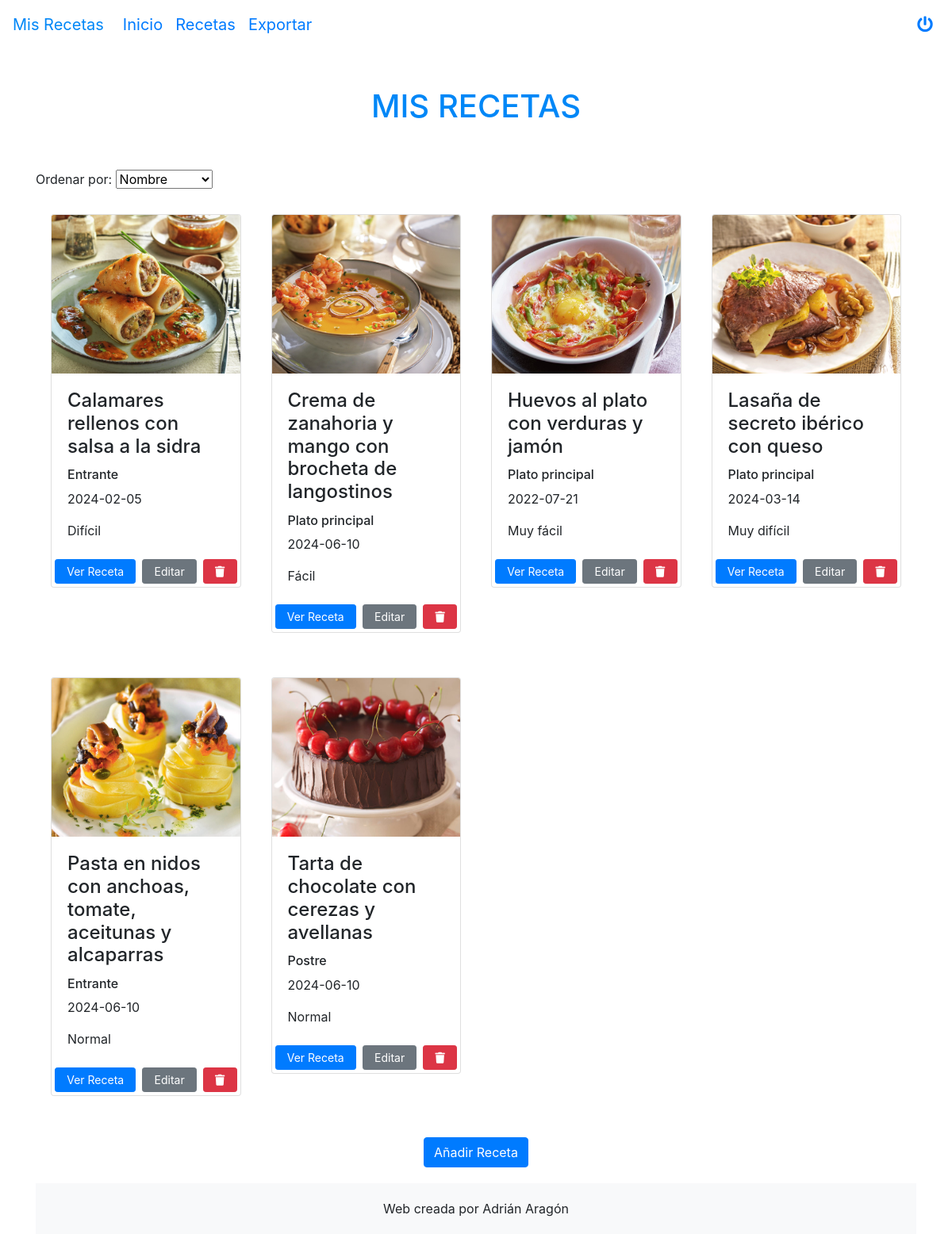
The app's page /views/misrecetas.php (signed in) with its own data.
### tables this page shows
CREATE TABLE `recetas` (
    `id` int(11) NOT NULL AUTO_INCREMENT,
    `tipo` enum(
        'Plato principal',
        'Entrante',
        'Postre'
    ) NOT NULL,
    `nombre` varchar(255) NOT NULL,
    `fecha_creacion` date NOT NULL,
    `imagen` varchar(255) DEFAULT NULL,
    `dificultad` enum(
        'No se ha especificado la dificultad',
        'Muy fácil',
        'Fácil',
        'Normal',
        'Difícil',
        'Muy difícil'
    ) NOT NULL,
    `explicacion` text DEFAULT NULL,
    PRIMARY KEY (`id`)
);

### views/misrecetas.php (the view, shortened to what this page needs)
<?php include '../inc/header.php'; ?>
<div class="container text-center p-5">
    <h1 class="titulo-recetas">MIS RECETAS</h1>
</div>
<?php
$ordenar = isset($_GET['ordenar']) ? $_GET['ordenar'] : 'nombre';
?>
<div class="container filtro">
    <form action="misrecetas.php" method="get" id="formOrdenar">
        <label for="ordenar">Ordenar por:</label>
        <select name="ordenar" id="ordenar">
            <option value="nombre" <?php echo $ordenar == 'nombre' ? 'selected' : ''; ?>>Nombre</option>
        </select>
    </form>
</div>
<div class="container">
    <?php
    $result = $conn->query("SELECT * FROM recetas ORDER BY $ordenar");
    ?>
    <div class="container">
        <?php $count = 0; ?>
        <?php while ($receta = $result->fetch_assoc()) : ?>
            <?php if ($count % 4 == 0) : ?>
                <?php if ($count != 0) : ?>
    </div>
<?php endif; ?>
<div class="row mb-5">
<?php endif; ?>
<div class="col-md-3">
    <div class="p-1">
        <div class="card tarjeta" style="width: 100%;">
            <?php if (empty($receta["imagen"]) || $receta["imagen"] == "img/imagen_predeterminada.svg") : ?>
                <img src="../img/imagen_predeterminada.svg" class="card-img-top img-fluid" alt="Imagen de la receta" style="height: 200px; object-fit: cover;">
            <?php else : ?>
                <img src="../uploads/<?php echo htmlspecialchars($receta["imagen"]); ?>" class="card-img-top img-fluid" alt="Imagen de la receta" style="height: 200px; object-fit: cover;">
            <?php endif; ?>
            <div class="card-body">
                <h4 class="card-title"><?php echo htmlspecialchars($receta["nombre"]); ?></h4>
                <h6 class="card-text"><?php echo htmlspecialchars($receta["tipo"]); ?></h6>
                <p class="card-text"><?php echo htmlspecialchars($receta["fecha_creacion"]); ?></p>
                <p class="card-text"><?php echo htmlspecialchars($receta["dificultad"]); ?></p>
            </div>
            <div class="d-flex justify-content-between p-1">
                <a href="recetas.php?id=<?php echo htmlspecialchars($receta["id"]); ?>" class="btn btn-primary flex-fill mr-1 btn-sm">Ver Receta</a>
                <a href="editar_receta.php?id=<?php echo htmlspecialchars($receta["id"]); ?>" class="btn btn-secondary flex-fill mx-1 btn-sm">Editar</a>
                <a href="eliminar_receta.php?id=<?php echo htmlspecialchars($receta["id"]); ?>" class="btn btn-danger flex-fill ml-1 btn-sm" onclick="return confirmarEliminacion();"><i class="fa fa-trash"></i></a>
            </div>
        </div>
    </div>
</div>
<?php $count++; ?>
<?php endwhile; ?>
</div>
</div>
<div class="container text-center">
    <a href="añadir_receta.php" class="btn btn-primary">Añadir Receta</a>
</div>
<?php include '../inc/footer.php'; ?>
</body>
</html>

### inc/header.php (shortened to what this page needs)
<!DOCTYPE html>
<html lang="es">
<head>
    <link rel="stylesheet" href="https://stackpath.bootstrapcdn.com/bootstrap/4.5.0/css/bootstrap.min.css">
    <link rel="stylesheet" href="https://cdnjs.cloudflare.com/ajax/libs/font-awesome/5.15.3/css/all.min.css">
    <link rel="stylesheet" href="../css/style.css">
</head>
<body>
    <nav class="navbar navbar-expand-lg">
        <a class="navbar-brand" style="color: #0087F7;" href="../index.php">Mis Recetas</a>
        <div class="collapse navbar-collapse" id="navbarNav">
            <ul class="navbar-nav mr-auto">
                <li class="nav-item">
                    <a class="nav-link" href="../index.php">Inicio</a>
                </li>
                <li class="nav-item">
                    <a class="nav-link" href="misrecetas.php">Recetas</a>
                </li>
                <li class="nav-item">
                    <a class="nav-link" href="exportar.php">Exportar</a>
                </li>
            </ul>
            <ul class="navbar-nav ml-auto">
                <li class="nav-item">
                    <a class="nav-link" href="views/logout.php">
                        <i class="fas fa-power-off"></i>
                    </a>
                </li>
            </ul>
        </div>
    </nav>

### inc/footer.php (shortened to what this page needs)
<footer style="background-color: #f8f9fa; padding: 20px 0; margin-top: 20px;">
    <div class="container text-center">
        <p style="margin-bottom: 0;">Web creada por Adrián Aragón</p>
    </div>
</footer>

### css/style.css (style rules this page uses)
.titulo-recetas { color: #0087F7; }
.filtro { margin-bottom: 20px; }
.card { display: flex; flex-direction: column; }
.card-body { flex: 1 0 auto; }
.navbar { background-color: transparent; font-size: 20px; }
body { background: url('../img/background.sv') no-repeat center center fixed; -webkit-background-size: cover; -moz-background-size: cover; -o-background-size: cover; background-size: cover; }

### records on screen
recetas: imagen (picture), nombre "Calamares rellenos con salsa a la sidra", tipo "Entrante", fecha_creacion "2024-02-05", dificultad "Difícil"
recetas: imagen (picture), nombre "Crema de zanahoria y mango con brocheta de langostinos", tipo "Plato principal", fecha_creacion "2024-06-10", dificultad "Fácil"
recetas: imagen (picture), nombre "Huevos al plato con verduras y jamón", tipo "Plato principal", fecha_creacion "2022-07-21", dificultad "Muy fácil"
recetas: imagen (picture), nombre "Lasaña de secreto ibérico con queso", tipo "Plato principal", fecha_creacion "2024-03-14", dificultad "Muy difícil"
recetas: imagen (picture), nombre "Pasta en nidos con anchoas, tomate, aceitunas y alcaparras", tipo "Entrante", fecha_creacion "2024-06-10", dificultad "Normal"
recetas: imagen (picture), nombre "Tarta de chocolate con cerezas y avellanas", tipo "Postre", fecha_creacion "2024-06-10", dificultad "Normal"
